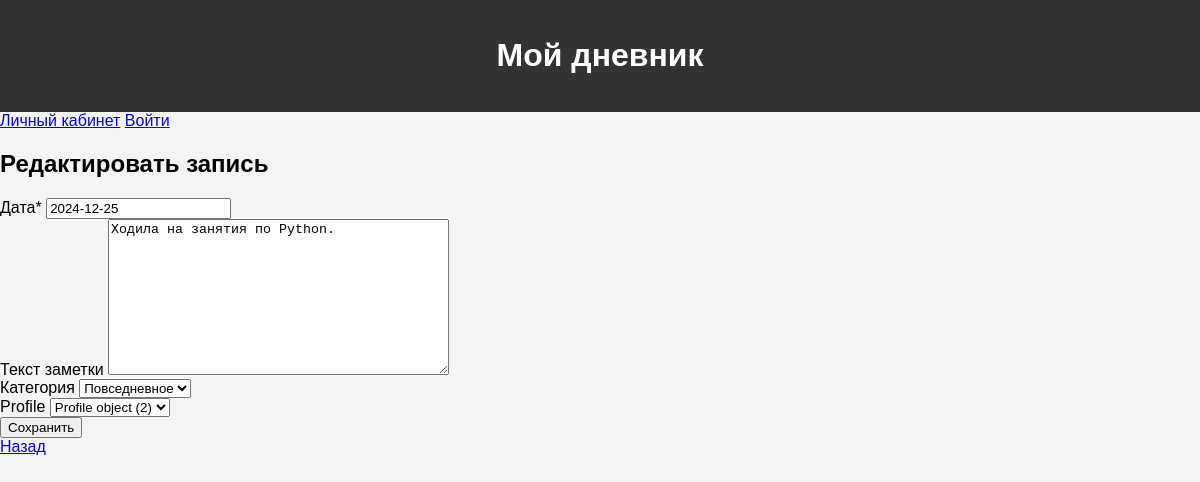
The app's page /notes/1/edit (signed in) with its own data.
### core/models.py (models this page shows, shortened)
class Note(models.Model):
    date = models.DateField(verbose_name='Дата')
    text = models.TextField(verbose_name='Текст заметки', blank=True, null=True)
    category = models.ForeignKey(NoteCategory, blank=True, null=True, on_delete=models.SET_NULL,
                                 verbose_name='Категория')
    profile = models.ForeignKey(Profile, on_delete=models.CASCADE, related_name='profile_notes', blank=True, null=True)
    class Meta:
        verbose_name = 'Заметка'
        verbose_name_plural = 'Заметки'

### core/views.py (the view)
# urls.py: path('notes/<int:note_id>/edit', views.note_edit, name='note_edit'),
@login_required
def note_edit(request, note_id):
    note = get_object_or_404(Note, id=note_id)
    if not Note.objects.filter(profile=request.user.profile, id=note_id).exists():
        raise Http404
    note_form = NoteAddModelForm(instance=note)
    if request.method == 'POST':
        note_form = NoteAddModelForm(request.POST, request.FILES, instance=note)
        if note_form.is_valid():
            note_form.save()
            return redirect('profiles_home')
    return render(request, 'note_edit.html', {'note_form': note_form})

### core/forms.py
class NoteAddModelForm(forms.ModelForm):
    class Meta:
        model = Note
        fields = '__all__'

### core/models.py (called while the page is built)
    def __str__(self):
        return self.title

### templates/note_edit.html (shortened to what this page needs)
{% extends 'base.html' %}
{% load crispy_forms_tags %}
{% block content %}
<div class="row mt-4">
    <div class="col-sm-5">
        <h2>Редактировать запись</h2>
        <form enctype="multipart/form-data" method="post" action="{% url 'note_edit' note_form.instance.id %}">
            {{ note_form|crispy }}
            <button type="submit" class="btn btn-primary">Сохранить</button>
        </form>
        <a href="/">Назад</a>
    </div>
</div>
{% endblock %}

### templates/base.html (style rules this page uses)
body { font-family: sans-serif; margin: 0; padding: 0; background-color: #f4f4f4; }

### records on screen
Note: date "2024-12-25", text "Ходила на занятия по Python.", category "Повседневное", profile "Profile object (2)"
